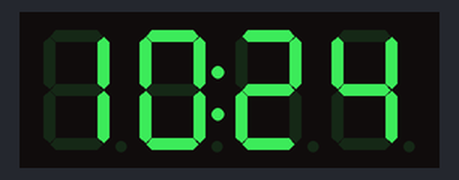
The program below on a simulated ESP8266 (Wemos D1 mini). Parts: 4-digit seven-segment display. WiFi joins after 1.5 s; servers stay silent unless stated; the local clock reads 2024-03-15 10:24:30 at power-on unless the program sets it.

Above: at 0.1 s.
At 39.88 s:
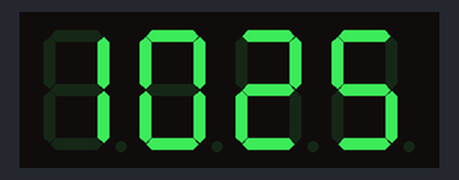

The program:

main.cpp
```cpp
#include <Arduino.h>
#include <ESP8266WiFi.h>
#include <time.h>
#include <Wire.h>

#define STRINGIFY(x) #x
constexpr char WIFI_SSID[] = STRINGIFY(ENVS_WIFI_SSID);
constexpr char WIFI_PASS[] = STRINGIFY(ENVS_WIFI_PASSWORD);

constexpr char TZ_STRING[] = "EET-2EEST,M3.5.0/3,M10.5.0/4";

constexpr char NTP1[] = "pool.ntp.org";
constexpr char NTP2[] = "time.google.com";
constexpr char NTP3[] = "time.windows.com";

#define CLK 0
#define DIO 2
#include "TM1637.h"
TM1637 TM;

uint32_t lastSyncEpoch = 0;
uint8_t  lastNtpOkFlag = 0;

constexpr uint32_t SYNC_PERIOD_MINS = 30;
constexpr uint32_t WIFI_CONNECT_TIMEOUT_MS = 10000;
constexpr uint32_t TIME_SYNC_TIMEOUT_MS    = 15000;

bool wifiConnect() {
  WiFi.mode(WIFI_STA);
  WiFi.begin(WIFI_SSID, WIFI_PASS);
  uint32_t t0 = millis();
  while (WiFi.status() != WL_CONNECTED && (millis() - t0) < WIFI_CONNECT_TIMEOUT_MS) {
    delay(100);
  }
  return WiFi.status() == WL_CONNECTED;
}

bool doNtpSync() {
  struct tm tmNow;
  uint32_t t0;

  t0 = millis();
  configTzTime(TZ_STRING, NTP1, NTP2, NTP3);
  while ((millis() - t0) < TIME_SYNC_TIMEOUT_MS) {
    ESP.wdtFeed();
    if (getLocalTime(&tmNow, 1000)) {
      lastNtpOkFlag = 1;
      lastSyncEpoch = (uint32_t)time(nullptr);
      return true;
    }
  }
  lastNtpOkFlag = 0;
  return false;
}

uint32_t secondsToNextMinute(const struct tm& tmNow) {
  int sec;

  sec = tmNow.tm_sec;
  return (sec == 0) ? 60 : (60 - sec);
}

bool col = true;
void drawPage(const struct tm& tmNow, bool date) {
  char sep, timeBuf[7];

  if (date) {
    sep = lastNtpOkFlag ? ':' : '.';
    snprintf(timeBuf, sizeof(timeBuf), "%02d%c%02d ", tmNow.tm_hour, sep, tmNow.tm_min);
  } else {
    strcpy(timeBuf, "--:--");
  }

  TM.begin(CLK, DIO, 4);       //  clock pin, data pin, #digits
  TM.setBitDelay(100);
  TM.setBrightness(7);
  TM.displayTime(tmNow.tm_hour, tmNow.tm_min, col);
  col = col ? false : true;
}

void setup() {
  uint32_t secToNext = 60;
  struct tm tmNow;

  setenv("TZ", TZ_STRING, 1);
  tzset();

  bool haveRTC = getLocalTime(&tmNow, 250);
  // Update screen for the case NTP will take longer.
  drawPage(tmNow, haveRTC);

  if (wifiConnect()) {
    doNtpSync();
  } else {
    lastNtpOkFlag = 0;
  }

  if (getLocalTime(&tmNow, 250)) {
    drawPage(tmNow, true);
    secToNext = secondsToNextMinute(tmNow);
    if (secToNext < 5) secToNext += 60;
  } else {
    drawPage(tmNow, false);
  }
}

void loop() {
  struct tm tmNow;
  int i;

  getLocalTime(&tmNow, 250);
  drawPage(tmNow, true);

  for (i = 0; i < 500000; i++)
  {
    if (i % 1000 == 0)
    {
      ESP.wdtFeed();
      yield();
    }
  }
}
```
